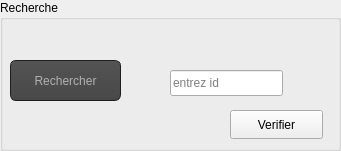
     <widget class="QGroupBox" name="groupBox_6">
      <property name="geometry">
       <rect>
        <x>10</x>
        <y>340</y>
        <width>341</width>
        <height>151</height>
       </rect>
      </property>
      <property name="title">
       <string>Recherche</string>
      </property>
      <widget class="QPushButton" name="pushButton_rechercher">
       <property name="geometry">
        <rect>
         <x>10</x>
         <y>60</y>
         <width>111</width>
         <height>41</height>
        </rect>
       </property>
       <property name="styleSheet">
        <string notr="true">QToolTip
{
     border: 1px solid black;
     background-color: #ffa02f;
     padding: 1px;
     border-radius: 3px;
     opacity: 100;
}

QWidget
{
    color: #b1b1b1;
    background-color: #323232;
}

QWidget:item:hover
{
    background-color: QLinearGradient( x1: 0, y1: 0, x2: 0, y2: 1, stop: 0 #ffa02f, stop: 1 #ca0619);
    color: #000000;
}

QWidget:item:selected
{
    background-color: QLinearGradient( x1: 0, y1: 0, x2: 0, y2: 1, stop: 0 #ffa02f, stop: 1 #d7801a);
}

QMenuBar::item
{
    background: transparent;
}

QMenuBar::item:selected
{
    background: transparent;
    border: 1px solid #ffaa00;
}

QMenuBar::item:pressed
{
    background: #444;
    border: 1px solid #000;
    background-color: QLinearGradient(
        x1:0, y1:0,
        x2:0, y2:1,
        stop:1 #212121,
        stop:0.4 #343434/*,
        stop:0.2 #343434,
        stop:0.1 #ffaa00*/
    );
    margin-bottom:-1px;
    padding-bottom:1px;
}

QMenu
{
    border: 1px solid #000;
}

QMenu::item
{
    padding: 2px 20px 2px 20px;
}

QMenu::item:selected
{
    color: #000000;
}

QWidget:disabled
{
    color: #404040;
    background-color: #323232;
}

QAbstractItemView
{
    background-color: QLinearGradient( x1: 0, y1: 0, x2: 0, y2: 1, stop: 0 #4d4d4d, stop: 0.1 #646464, stop: 1 #5d5d5d);
}

QWidget:focus
{
    /*border: 2px solid QLinearGradient( x1: 0, y1: 0, x2: 0, y2: 1, stop: 0 #ffa02f, stop: 1 #d7801a);*/
}

QLineEdit
{
    background-color: QLinearGradient( x1: 0, y1: 0, x2: 0, y2: 1, stop: 0 #4d4d4d, stop: 0 #646464, stop: 1 #5d5d5d);
    padding: 1px;
    border-style: solid;
    border: 1px solid #1e1e1e;
    border-radius: 5;
}

QPushButton
{
    color: #b1b1b1;
    background-color: QLinearGradient( x1: 0, y1: 0, x2: 0, y2: 1, stop: 0 #565656, stop: 0.1 #525252, stop: 0.5 #4e4e4e, stop: 0.9 #4a4a4a, stop: 1 #464646);
    border-width: 1px;
    border-color: #1e1e1e;
    border-style: solid;
    border-radius: 6;
    padding: 3px;
    font-size: 12px;
    padding-left: 5px;
    padding-right: 5px;
}

QPushButton:pressed
{
    background-color: QLinearGradient( x1: 0, y1: 0, x2: 0, y2: 1, stop: 0 #2d2d2d, stop: 0.1 #2b2b2b, stop: 0.5 #292929, stop: 0.9 #282828, stop: 1 #252525);
}

QComboBox
{
    selection-background-color: #ffaa00;
    background-color: QLinearGradient( x1: 0, y1: 0, x2: 0, y2: 1, stop: 0 #565656, stop: 0.1 #525252, stop: 0.5 #4e4e4e, stop: 0.9 #4a4a4a, stop: 1 #464646);
    border-style: solid;
    border: 1px solid #1e1e1e;
    border-radius: 5;
}

QComboBox:hover,QPushButton:hover
{
    border: 2px solid QLinearGradient( x1: 0, y1: 0, x2: 0, y2: 1, stop: 0 #ffa02f, stop: 1 #d7801a);
}


QComboBox:on
{
    padding-top: 3px;
    padding-left: 4px;
    background-color: QLinearGradient( x1: 0, y1: 0, x2: 0, y2: 1, stop: 0 #2d2d2d, stop: 0.1 #2b2b2b, stop: 0.5 #292929, stop: 0.9 #282828, stop: 1 #252525);
    selection-background-color: #ffaa00;
}

QComboBox QAbstractItemView
{
    border: 2px solid darkgray;
    selection-background-color: QLinearGradient( x1: 0, y1: 0, x2: 0, y2: 1, stop: 0 #ffa02f, stop: 1 #d7801a);
}

QComboBox::drop-down
{
     subcontrol-origin: padding;
     subcontrol-position: top right;
     width: 15px;

     border-left-width: 0px;
     border-left-color: darkgray;
     border-left-style: solid; /* just a single line */
     border-top-right-radius: 3px; /* same radius as the QComboBox */
     border-bottom-right-radius: 3px;
 }

QComboBox::down-arrow
{
     image: url(:/down_arrow.png);
}

QGroupBox:focus
{
border: 2px solid QLinearGradient( x1: 0, y1: 0, x2: 0, y2: 1, stop: 0 #ffa02f, stop: 1 #d7801a);
}

QTextEdit:focus
{
    border: 2px solid QLinearGradient( x1: 0, y1: 0, x2: 0, y2: 1, stop: 0 #ffa02f, stop: 1 #d7801a);
}

QScrollBar:horizontal {
     border: 1px solid #222222;
     background: QLinearGradient( x1: 0, y1: 0, x2: 0, y2: 1, stop: 0.0 #121212, stop: 0.2 #282828, stop: 1 #484848);
     height: 7px;
     margin: 0px 16px 0 16px;
}

QScrollBar::handle:horizontal
{
      background: QLinearGradient( x1: 0, y1: 0, x2: 1, y2: 0, stop: 0 #ffa02f, stop: 0.5 #d7801a, stop: 1 #ffa02f);
      min-height: 20px;
      border-radius: 2px;
}

QScrollBar::add-line:horizontal {
      border: 1px solid #1b1b19;
      border-radius: 2px;
      background: QLinearGradient( x1: 0, y1: 0, x2: 1, y2: 0, stop: 0 #ffa02f, stop: 1 #d7801a);
      width: 14px;
      subcontrol-position: right;
      subcontrol-origin: margin;
}

QScrollBar::sub-line:horizontal {
      border: 1px solid #1b1b19;
      border-radius: 2px;
      background: QLinearGradient( x1: 0, y1: 0, x2: 1, y2: 0, stop: 0 #ffa02f, stop: 1 #d7801a);
      width: 14px;
     subcontrol-position: left;
     subcontrol-origin: margin;
}

QScrollBar::right-arrow:horizontal, QScrollBar::left-arrow:horizontal
{
      border: 1px solid black;
      width: 1px;
      height: 1px;
      background: white;
}

QScrollBar::add-page:horizontal, QScrollBar::sub-page:horizontal
{
      background: none;
}

QScrollBar:vertical
{
      background: QLinearGradient( x1: 0, y1: 0, x2: 1, y2: 0, stop: 0.0 #121212, stop: 0.2 #282828, stop: 1 #484848);
      width: 7px;
      margin: 16px 0 16px 0;
      border: 1px solid #222222;
}

QScrollBar::handle:vertical
{
      background: QLinearGradient( x1: 0, y1: 0, x2: 0, y2: 1, stop: 0 #ffa02f, stop: 0.5 #d7801a, stop: 1 #ffa02f);
      min-height: 20px;
      border-radius: 2px;
}

QScrollBar::add-line:vertical
{
      border: 1px solid #1b1b19;
      border-radius: 2px;
      background: QLinearGradient( x1: 0, y1: 0, x2: 0, y2: 1, stop: 0 #ffa02f, stop: 1 #d7801a);
      height: 14px;
      subcontrol-position: bottom;
      subcontrol-origin: margin;
}

QScrollBar::sub-line:vertical
{
      border: 1px solid #1b1b19;
      border-radius: 2px;
      background: QLinearGradient( x1: 0, y1: 0, x2: 0, y2: 1, stop: 0 #d7801a, stop: 1 #ffa02f);
      height: 14px;
      subcontrol-position: top;
      subcontrol-origin: margin;
}

QScrollBar::up-arrow:vertical, QScrollBar::down-arrow:vertical
{
      border: 1px solid black;
      width: 1px;
      height: 1px;
      background: white;
}


QScrollBar::add-page:vertical, QScrollBar::sub-page:vertical
{
      background: none;
}

QTextEdit
{
    background-color: #242424;
}

QPlainTextEdit
{
    background-color: #242424;
}

QHeaderView::section
{
    background-color: QLinearGradient(x1:0, y1:0, x2:0, y2:1, stop:0 #616161, stop: 0.5 #505050, stop: 0.6 #434343, stop:1 #656565);
    color: white;
    padding-left: 4px;
    border: 1px solid #6c6c6c;
}

QCheckBox:disabled
{
color: #414141;
}

QDockWidget::title
{
    text-align: center;
    spacing: 3px; /* spacing between items in the tool bar */
    background-color: QLinearGradient(x1:0, y1:0, x2:0, y2:1, stop:0 #323232, stop: 0.5 #242424, stop:1 #323232);
}

QDockWidget::close-button, QDockWidget::float-button
{
    text-align: center;
    spacing: 1px; /* spacing between items in the tool bar */
    background-color: QLinearGradient(x1:0, y1:0, x2:0, y2:1, stop:0 #323232, stop: 0.5 #242424, stop:1 #323232);
}

QDockWidget::close-button:hover, QDockWidget::float-button:hover
{
    background: #242424;
}

QDockWidget::close-button:pressed, QDockWidget::float-button:pressed
{
    padding: 1px -1px -1px 1px;
}

QMainWindow::separator
{
    background-color: QLinearGradient(x1:0, y1:0, x2:0, y2:1, stop:0 #161616, stop: 0.5 #151515, stop: 0.6 #212121, stop:1 #343434);
    color: white;
    padding-left: 4px;
    border: 1px solid #4c4c4c;
    spacing: 3px; /* spacing between items in the tool bar */
}

QMainWindow::separator:hover
{

    background-color: QLinearGradient(x1:0, y1:0, x2:0, y2:1, stop:0 #d7801a, stop:0.5 #b56c17 stop:1 #ffa02f);
    color: white;
    padding-left: 4px;
    border: 1px solid #6c6c6c;
    spacing: 3px; /* spacing between items in the tool bar */
}

QToolBar::handle
{
     spacing: 3px; /* spacing between items in the tool bar */
     background: url(:/images/handle.png);
}

QMenu::separator
{
    height: 2px;
    background-color: QLinearGradient(x1:0, y1:0, x2:0, y2:1, stop:0 #161616, stop: 0.5 #151515, stop: 0.6 #212121, stop:1 #343434);
    color: white;
    padding-left: 4px;
    margin-left: 10px;
    margin-right: 5px;
}

QProgressBar
{
    border: 2px solid grey;
    border-radius: 5px;
    text-align: center;
}

QProgressBar::chunk
{
    background-color: #d7801a;
    width: 2.15px;
    margin: 0.5px;
}

QTabBar::tab {
    color: #b1b1b1;
    border: 1px solid #444;
    border-bottom-style: none;
    background-color: #323232;
    padding-left: 10px;
    padding-right: 10px;
    padding-top: 3px;
    padding-bottom: 2px;
    margin-right: -1px;
}

QTabWidget::pane {
    border: 1px solid #444;
    top: 1px;
}

QTabBar::tab:last
{
    margin-right: 0; /* the last selected tab has nothing to overlap with on the right */
    border-top-right-radius: 3px;
}

QTabBar::tab:first:!selected
{
 margin-left: 0px; /* the last selected tab has nothing to overlap with on the right */


    border-top-left-radius: 3px;
}

QTabBar::tab:!selected
{
    color: #b1b1b1;
    border-bottom-style: solid;
    margin-top: 3px;
    background-color: QLinearGradient(x1:0, y1:0, x2:0, y2:1, stop:1 #212121, stop:.4 #343434);
}

QTabBar::tab:selected
{
    border-top-left-radius: 3px;
    border-top-right-radius: 3px;
    margin-bottom: 0px;
}

QTabBar::tab:!selected:hover
{
    /*border-top: 2px solid #ffaa00;
    padding-bottom: 3px;*/
    border-top-left-radius: 3px;
    border-top-right-radius: 3px;
    background-color: QLinearGradient(x1:0, y1:0, x2:0, y2:1, stop:1 #212121, stop:0.4 #343434, stop:0.2 #343434, stop:0.1 #ffaa00);
}

QRadioButton::indicator:checked, QRadioButton::indicator:unchecked{
    color: #b1b1b1;
    background-color: #323232;
    border: 1px solid #b1b1b1;
    border-radius: 6px;
}

QRadioButton::indicator:checked
{
    background-color: qradialgradient(
        cx: 0.5, cy: 0.5,
        fx: 0.5, fy: 0.5,
        radius: 1.0,
        stop: 0.25 #ffaa00,
        stop: 0.3 #323232
    );
}

QCheckBox::indicator{
    color: #b1b1b1;
    background-color: #323232;
    border: 1px solid #b1b1b1;
    width: 9px;
    height: 9px;
}

QRadioButton::indicator
{
    border-radius: 6px;
}

QRadioButton::indicator:hover, QCheckBox::indicator:hover
{
    border: 1px solid #ffaa00;
}

QCheckBox::indicator:checked
{
    image:url(:/images/checkbox.png);
}

QCheckBox::indicator:disabled, QRadioButton::indicator:disabled
{
    border: 1px solid #444;
}</string>
       </property>
       <property name="text">
        <string>Rechercher</string>
       </property>
      </widget>
      <widget class="QLineEdit" name="lineEdit_5">
       <property name="geometry">
        <rect>
         <x>170</x>
         <y>70</y>
         <width>113</width>
         <height>26</height>
        </rect>
       </property>
       <property name="placeholderText">
        <string>entrez id</string>
       </property>
      </widget>
      <widget class="QPushButton" name="pushButton_2">
       <property name="geometry">
        <rect>
         <x>230</x>
         <y>110</y>
         <width>93</width>
         <height>29</height>
        </rect>
       </property>
       <property name="text">
        <string>Verifier</string>
       </property>
      </widget>
     </widget>
